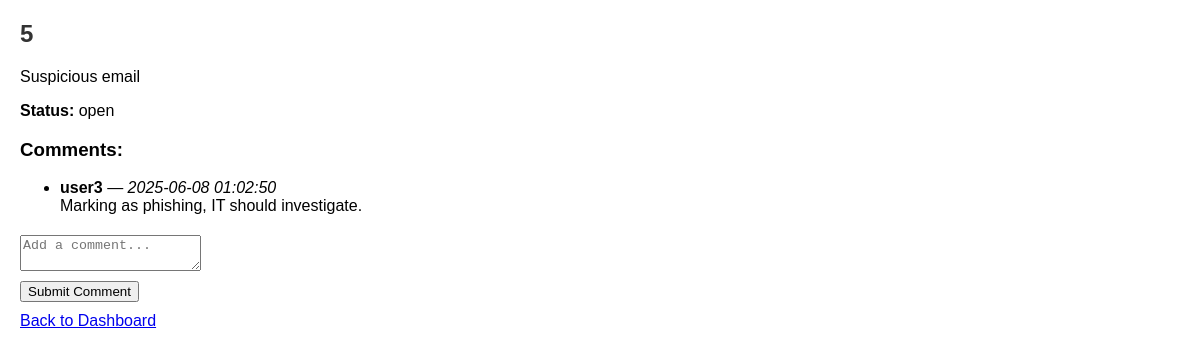
/ticket/5, run on the app's committed database.
### tables this page shows
CREATE TABLE tickets (
            ticket_id INTEGER PRIMARY KEY AUTOINCREMENT,
            user_id INTEGER NOT NULL,
            category_id INTEGER NOT NULL,
            title TEXT NOT NULL,
            description TEXT NOT NULL,
            status TEXT NOT NULL,
            created_at TIMESTAMP DEFAULT CURRENT_TIMESTAMP,
            FOREIGN KEY (user_id) REFERENCES users(user_id),
            FOREIGN KEY (category_id) REFERENCES categories(category_id)
        );

CREATE TABLE comments (
            comment_id INTEGER PRIMARY KEY AUTOINCREMENT,
            ticket_id INTEGER NOT NULL,
            user_id INTEGER NOT NULL,
            message TEXT NOT NULL,
            created_at TIMESTAMP DEFAULT CURRENT_TIMESTAMP,
            FOREIGN KEY (ticket_id) REFERENCES tickets(ticket_id),
            FOREIGN KEY (user_id) REFERENCES users(user_id)
        );

CREATE TABLE users (
            user_id INTEGER PRIMARY KEY AUTOINCREMENT,
            username TEXT NOT NULL UNIQUE,
            email TEXT NOT NULL UNIQUE,
            password BLOB NOT NULL,
            role TEXT NOT NULL
        );

### app.py (the view)
@app.route('/ticket/<int:ticket_id>')
def ticket_details(ticket_id):
    ticket = get_ticket(ticket_id)
    comments = get_comments_for_ticket(ticket_id)
    return render_template('ticket_details.html', ticket=ticket, comments=comments)

### database_operations.py (called while the page is built)
def get_db_connection():
    return sqlite3.connect(DB_NAME)

def get_ticket(ticket_id):
    conn = get_db_connection()
    cursor = conn.cursor()
    cursor.execute("SELECT * FROM tickets WHERE ticket_id = ?", (ticket_id,))
    ticket = cursor.fetchone()
    conn.close()
    return ticket

def get_comments_for_ticket(ticket_id):
    conn = get_db_connection()
    cursor = conn.cursor()
    cursor.execute("""
        SELECT comments.comment_id, comments.ticket_id, comments.user_id, comments.message, comments.created_at, users.username
        FROM comments
        JOIN users ON comments.user_id = users.user_id
        WHERE comments.ticket_id = ?
        ORDER BY comments.created_at ASC
    """, (ticket_id,))
    comments = cursor.fetchall()
    conn.close()
    return comments

### templates/ticket_details.html (shortened to what this page needs)
<!DOCTYPE html>
<html lang="en">
<head>
    <link rel="stylesheet" href="{{ url_for('static', filename='styles.css') }}">
</head>
<body>
    <h2>{{ ticket[2] }}</h2>
    <p>{{ ticket[3] }}</p>
    <p><strong>Status:</strong> {{ ticket[5] }}</p>
    <h3>Comments:</h3>
    <ul>
        {% for comment in comments %}
            <li>
                <strong>{{ comment[5] }}</strong> — <em>{{ comment[4] }}</em><br>
                {{ comment[3] }}
            </li>
        {% else %}
            <li>No comments yet.</li>
        {% endfor %}
    </ul>
    <form method="POST" action="{{ url_for('add_comment') }}">
        <textarea name="message" placeholder="Add a comment..." required></textarea>
        <button type="submit">Submit Comment</button>
    </form>
    <a href="/dashboard">Back to Dashboard</a>
</body>
</html>

### static/styles.css (style rules this page uses)
body { font-family: Arial, sans-serif; margin: 20px; }
h2 { color: #333; }
form { margin-top: 20px; }
input, button, textarea { display: block; margin-bottom: 10px; }

### data on the page
tickets: category "5", title "Suspicious email", status "open"
comments: username "user3", created_at "2025-06-08 01:02:50", message "Marking as phishing, IT should investigate."
